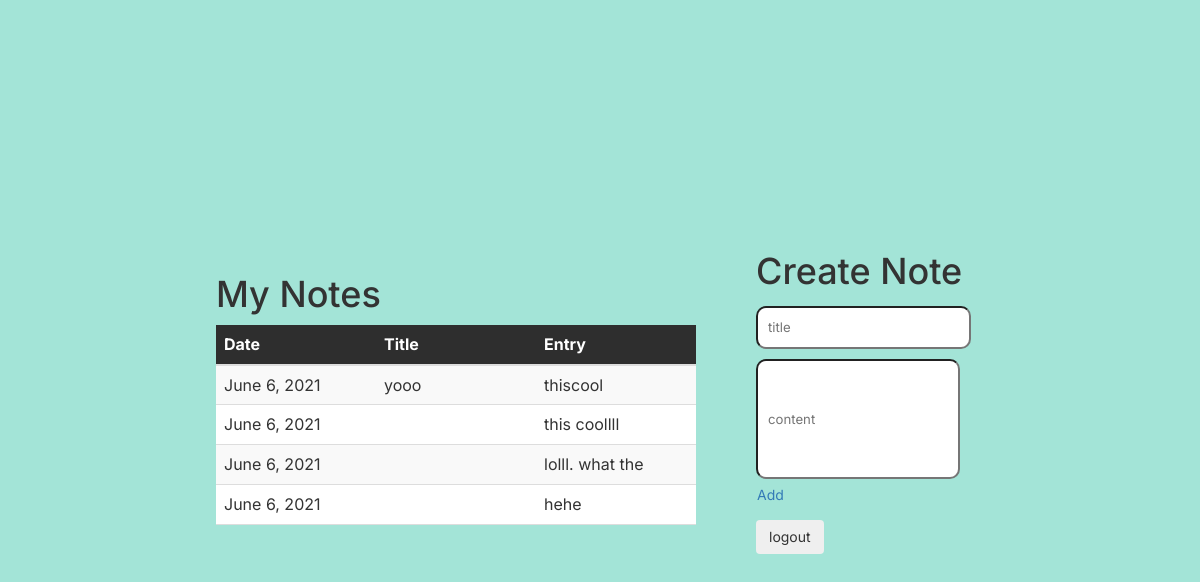
Screenshot of / (signed in) with the database file from the repository.
### core/models.py (models this page shows)
class Diary(models.Model):
    title = models.CharField(max_length=200)
    body = models.TextField()
    created_at = models.DateTimeField(auto_now=True)
    author = models.ForeignKey(User, on_delete=models.DO_NOTHING)

### core/views.py (the view)
# urls.py: path('', splash, name='splash'),
def splash(request):
    if request.user.is_authenticated:
        author = request.user
        entries = Diary.objects.filter(author=author)
        if request.method == "POST":
            print(request.POST["title"], request.POST["body"])
            title = request.POST["title"]
            body = request.POST["body"]
            Diary.objects.create(title=title, body=body, author=request.user)
        return render(request, "splash.html", {"entries": entries})
    else:
        return redirect("/login")

### core/templates/splash.html (shortened to what this page needs)
<link rel="stylesheet" href="https://stackpath.bootstrapcdn.com/bootstrap/3.4.1/css/bootstrap.min.css">
<div style="display: flex; flex-direction: row; justify-content: center; align-items: center; width: 100%; height: 100%; font-family: 'Inter', sans-serif; background-color: #A3E4D7">
    <div style="width: 40vw; margin-right: 5vw;">
        <h1 style="margin-top: 0px; margin-bottom: 10px;"> My Notes </h1>
        <div class="scroll-y scrollbar">
            <table class="table table-striped" style="table-layout: fixed; background-color: white; ">
              <thead style="background-color: #2E2E2E; color: white; font-weight: bold;">
                <tr>
                  <th scope="col">Date</th>
                  <th scope="col">Title</th>
                  <th scope="col">Entry</th>
                </tr>
              </thead>
              <tbody>
                {% for entry in entries %}
                    <tr scope="row">
                        <td>{{entry.created_at.date}}</td>
                        <td >{{entry.title}}</td>
                        <td style="width: 1vw !important;">{{entry.body}}</td>
                    </tr>
                {% endfor %}
              </tbody>
            </table>
          </div>
    </div>
    <div style="width: 19vw;">
        <form method="POST" action="/">
            <h1>Create Note</h1>
            <input name="title" placeholder="title" style="padding: 10px; font-size: 1.1vw; margin: 5px 0px; border-radius: 10px;"/>
            <input name="body" placeholder="content" style="width: 17vw; height: 10vw; padding: 10px; font-size: 1.1vw; margin: 5px 0px; border-radius: 10px;"/>
            <input class="btn btn-link" type="submit" value="Add" style="padding: 0; text-align: right;"/>
        </form>
        <form action="/logout">
            <input class="btn btn-light" type="submit" value="logout"/>
        </form>
    </div>
</div>

### core/templates/splash.html (style rules this page uses)
.scrollbar { position: relative; height: 200px; overflow: auto; }
.scroll-y { display: block; }
th, td { white-space: normal !important; word-wrap: break-word; }

### rows the page displays
Diary: created_at "June 6, 2021", title "yooo", body "thiscool"
Diary: created_at "June 6, 2021", body "this coollll"
Diary: created_at "June 6, 2021", body "lolll. what the"
Diary: created_at "June 6, 2021", body "hehe"
